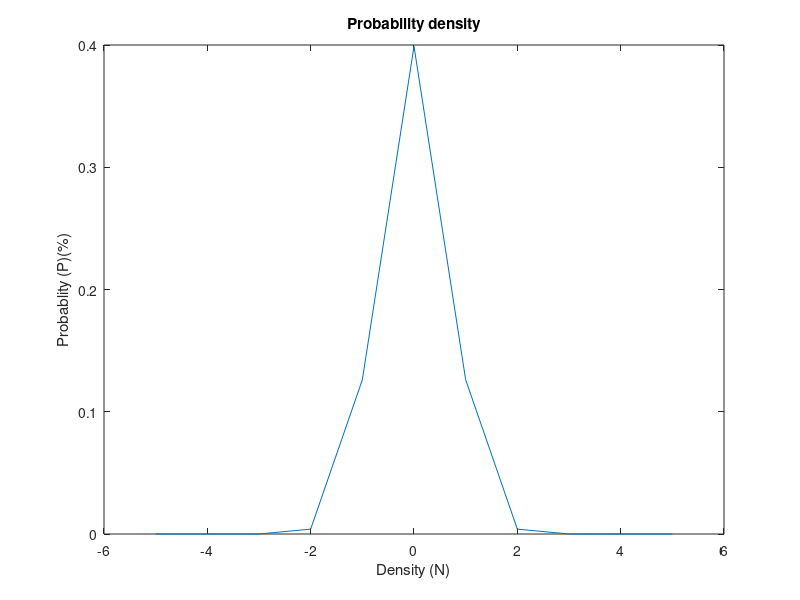

This chart was generated by the following MATLAB code:
%% Homework 1
% Derek LaBahn
% MECH 105
% 26 JAN 2019

%% Question 10
z = -5:5;%create number array
f= (1/(sqrt(2*pi)))*10.^ ((-z.^2)/2);%frequency equation
plot(z,f)%create plot
title("Probability density")%plot title
xlabel("Density (N)")%x axis title
ylabel("Probablity (P)(%)")%y axis title

